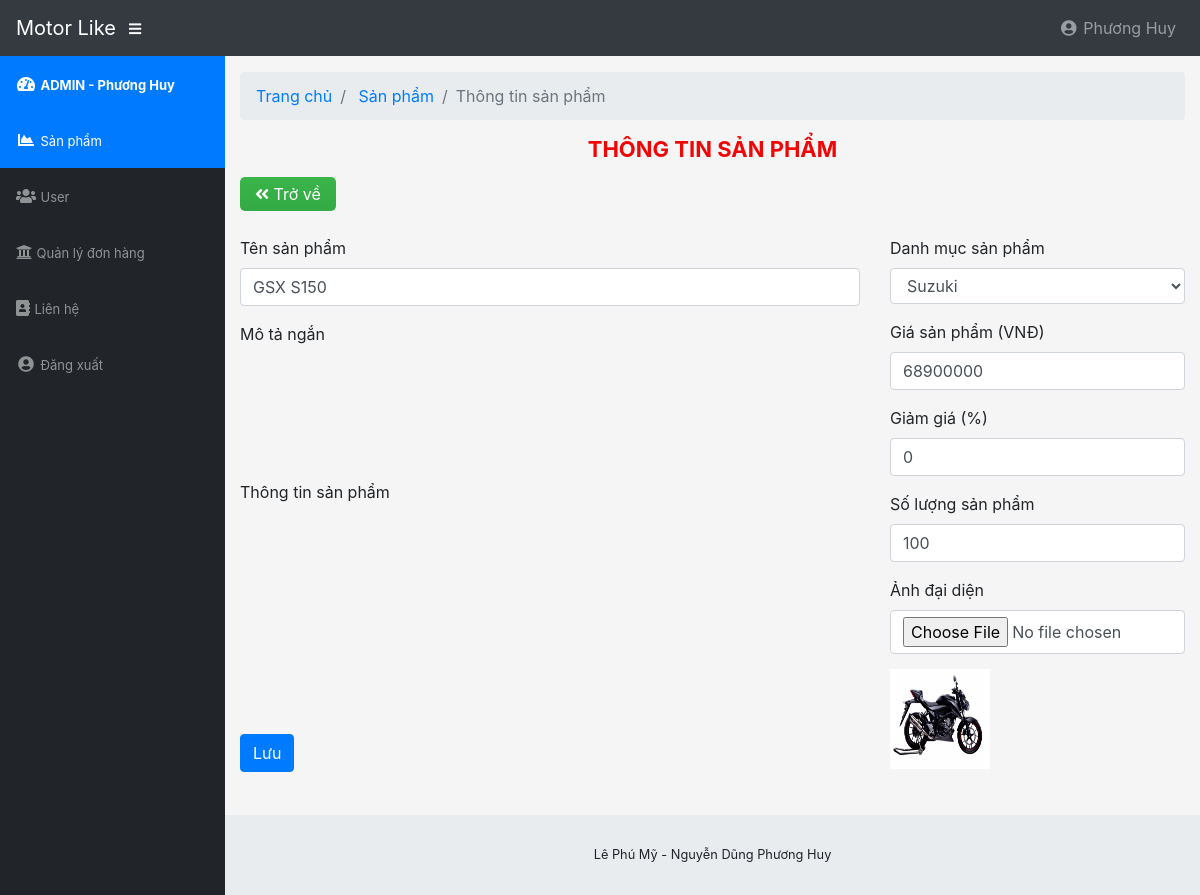
Screenshot of /admin/modules/product/edit.php?id=16 (signed in) with the database file from the repository.
### tables this page shows
CREATE TABLE `product`  (
  `id` int(11) NOT NULL AUTO_INCREMENT,
  `name` varchar(100) NULL DEFAULT NULL,
  `slug` varchar(100) NULL DEFAULT NULL,
  `price` int(11) NULL DEFAULT NULL,
  `sale` tinyint(4) NULL DEFAULT 0,
  `pay` int(11) NULL DEFAULT 0,
  `thumbar` varchar(100) NULL DEFAULT NULL,
  `category_id` int(11) NULL DEFAULT NULL,
  `content` text NULL,
  `number` int(11) NULL DEFAULT 0,
  `head` int(11) NULL DEFAULT 0,
  `short_description` text NULL,
  `view` int(11) NULL DEFAULT 0,
  `hot` tinyint(4) NULL DEFAULT 0,
  `created_at` timestamp(0) NULL DEFAULT CURRENT_TIMESTAMP,
  `updated_at` timestamp(0) NULL DEFAULT CURRENT_TIMESTAMP ON UPDATE CURRENT_TIMESTAMP(0),
  `home` tinyint(4) NULL DEFAULT 1,
  PRIMARY KEY (`id`) USING BTREE
);

CREATE TABLE `category_product`  (
  `id` int(11) NOT NULL AUTO_INCREMENT,
  `name` varchar(100) NULL DEFAULT NULL,
  `slug` varchar(100) NULL DEFAULT NULL,
  `images` varchar(100) NULL DEFAULT NULL,
  `banner` varchar(100) NULL DEFAULT NULL,
  `home` tinyint(4) NULL DEFAULT 0,
  `status` int(11) NULL DEFAULT 1,
  `created_at` timestamp(0) NOT NULL DEFAULT CURRENT_TIMESTAMP,
  `updated_at` timestamp(0) NOT NULL DEFAULT CURRENT_TIMESTAMP ON UPDATE CURRENT_TIMESTAMP(0),
  PRIMARY KEY (`id`) USING BTREE
);

### libraries/Database.php (called while the page is built, shortened)
<?php
class Database
{
    public $link;
    public function __construct()
    {
        $this->link = mysqli_connect("localhost","root","","storemotor") or die ();
        mysqli_set_charset($this->link,"utf8");
    }
    public function fetchID($table , $id )
    {
        $sql = "SELECT * FROM {$table} WHERE id = $id ";
        $result = mysqli_query($this->link,$sql) or die("Lỗi  truy vấn fetchID " .mysqli_error($this->link));
        return mysqli_fetch_assoc($result);
    }
    public function fetchAll($table)
    {
        $sql = "SELECT * FROM {$table} WHERE 1" ;
        $result = mysqli_query($this->link,$sql) or die("Lỗi Truy Vấn fetchAll " .mysqli_error($this->link));
        $data = [];
        if( $result)
        {
            while ($num = mysqli_fetch_assoc($result))
            {
                $data[] = $num;
            }
        }
        return $data;
    }
}
?>

### admin/autoload/autoload.php (called while the page is built, shortened)
<?php
require_once  __DIR__."/../../libraries/Database.php";
require_once __DIR__."/../../libraries/Function.php";
$db = new Database;
?>

### libraries/Function.php (called while the page is built, shortened)
<?php
function  getInput($string)
{
    return isset($_GET[$string]) ? $_GET[$string] : '';
}
function base_url()
{
    return $url  = "http://localhost/ct27502-project-pMy2k2/";
}
function uploads()
{
    return base_url() . "public/uploads/";
}
?>

### admin/modules/product/edit.php (the view, shortened to what this page needs)
<?php
require_once __DIR__."/../../autoload/autoload.php";
$id = intval(getInput('id'));
$Editproduct = $db->fetchID("product", $id);
$category = $db->fetchAll('category_product');
?>
<?php require_once __DIR__."/../../layouts/header.php"; ?>
    <div class="container-fluid">
        <ol class="breadcrumb">
            <li class="breadcrumb-item">
                <a href="#">Trang chủ</a>
            </li>
            <li class="breadcrumb-item">
                <a href="index.php">Sản phẩm</a>
            </li>
            <li class="breadcrumb-item active">Thông tin sản phẩm</li>
        </ol>
        <div class="admin-title-top">
            <h1>Thông tin sản phẩm</h1>
        </div>
        <div class="button-custom">
            <a class="btn-add" href="index.php"><i class="fa fa-angle-double-left"></i> Trở về</a>
        </div>
        <div class="admin-content">
            <div class="form-add-category form-product">
                <form action="" method="POST" role="form" class="form-horizontal" enctype="multipart/form-data">
                    <div class="row">
                        <div class="col-md-8">
                            <div class="form-border-left">
                                <div class="form-group">
                                    <label for="exampleInputCategory">Tên sản phẩm</label>
                                    <input type="text" class="form-control" id="exampleInputCategory" name="name" placeholder="Mời bạn nhập tên sản phẩm" value="<?php echo  $Editproduct['name'] ?>">
                                </div>
                                <div class="form-group">
                                    <label for="exampleInputCategory">Mô tả ngắn</label>
                                </div>
                                <div class="form-group">
                                    <label for="exampleInputCategory">Thông tin sản phẩm</label>
                                </div>
                                <button type="submit" class="btn btn-primary">Lưu</button>
                            </div>
                        </div>
                        <div class="col-md-4">
                            <div class="form-border-right">
                                <div class="form-group">
                                    <label for="exampleInputCategory">Danh mục sản phẩm</label>
                                    <select class="form-control" name="category_id">
                                        <?php foreach ($category as $item): ?>
                                            <option value="<?php echo $item['id'] ?>" <?php echo $Editproduct['category_id'] == $item['id'] ? "selected = 'selected'" : ''?>>
                                                <?php echo $item['name'] ?>
                                            </option>
                                        <?php endforeach ?>
                                    </select>
                                </div>
                                <div class="form-group">
                                    <label for="exampleInputCategory">Giá sản phẩm (VNĐ)</label>
                                    <input type="number" class="form-control" id="exampleInputCategory" name="price" placeholder="10000000 VNĐ" value="<?php echo $Editproduct['price'] ?>">
                                </div>
                                <div class="form-group">
                                    <label for="exampleInputCategory">Giảm giá (%)</label>
                                    <input type="number" class="form-control" id="exampleInputCategory" name="sale" placeholder="10%" value="<?php echo$Editproduct['sale'] ?>">
                                </div>
                                <div class="form-group">
                                    <label for="exampleInputCategory">Số lượng sản phẩm</label>
                                    <input type="number" class="form-control" id="exampleInputCategory" name="number" placeholder="100" value="<?php echo$Editproduct['number'] ?>">
                                </div>
                                <div class="form-group">
                                    <label for="exampleInputCategory">Ảnh đại diện</label>
                                    <input type="file" class="form-control" id="exampleInputCategory" name="thumbar">
                                    <div class="image-edit" style="margin-top: 15px;">
                                        <img src="<?php echo uploads() ?>product/<?php echo $Editproduct['thumbar'] ?>" width="100px" height="100px" />
                                    </div>
                                </div>
                            </div>
                        </div>
                    </div>
                </form>
            </div>
        </div>
    </div>
<?php require_once __DIR__."/../../layouts/footer.php"; ?>

### public/admin/css/style-admin.css (style rules this page uses)
li { list-style: none; }
a, a:hover { text-decoration: none; }
.admin-title-top h1 { text-align: center; font-size: 22px; text-transform: uppercase; font-weight: bold; color: #ef0606; }
.button-custom { margin: 20px 0px; }
.button-custom a { background-color: #39b54a !important; background: linear-gradient(180deg, #39b54a, #34aa44) !important; border-color: #35a745; color: #fff; padding: 7px 15px; border-radius: 5px; }
.form-add-category { margin: 30px 0px; }

### rows the page displays
product: name "GSX S150", category_id "Suzuki", price "68900000", sale "0", number "100", thumbar (picture)

### other values shown
$_SESSION['admin_name'] "Phương Huy"
